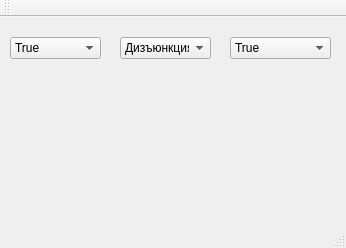
<?xml version="1.0" encoding="UTF-8"?>
<ui version="4.0">
 <class>MainWindow</class>
 <widget class="QMainWindow" name="MainWindow">
  <property name="geometry">
   <rect>
    <x>0</x>
    <y>0</y>
    <width>346</width>
    <height>248</height>
   </rect>
  </property>
  <property name="windowTitle">
   <string>MainWindow</string>
  </property>
  <widget class="QWidget" name="centralWidget">
   <widget class="QComboBox" name="comb1">
    <property name="geometry">
     <rect>
      <x>10</x>
      <y>20</y>
      <width>91</width>
      <height>22</height>
     </rect>
    </property>
    <item>
     <property name="text">
      <string>True</string>
     </property>
    </item>
    <item>
     <property name="text">
      <string>False</string>
     </property>
    </item>
   </widget>
   <widget class="QComboBox" name="oper">
    <property name="geometry">
     <rect>
      <x>120</x>
      <y>20</y>
      <width>91</width>
      <height>22</height>
     </rect>
    </property>
    <item>
     <property name="text">
      <string>Дизъюнкция</string>
     </property>
    </item>
    <item>
     <property name="text">
      <string>Конъюнкция </string>
     </property>
    </item>
    <item>
     <property name="text">
      <string>Инверсия</string>
     </property>
    </item>
    <item>
     <property name="text">
      <string>Следование</string>
     </property>
    </item>
    <item>
     <property name="text">
      <string>Равносильность</string>
     </property>
    </item>
    <item>
     <property name="text">
      <string>Исключающее или</string>
     </property>
    </item>
   </widget>
   <widget class="QComboBox" name="comb2">
    <property name="geometry">
     <rect>
      <x>230</x>
      <y>20</y>
      <width>101</width>
      <height>22</height>
     </rect>
    </property>
    <item>
     <property name="text">
      <string>True</string>
     </property>
    </item>
    <item>
     <property name="text">
      <string>False</string>
     </property>
    </item>
   </widget>
  </widget>
  <widget class="QMenuBar" name="menuBar">
   <property name="geometry">
    <rect>
     <x>0</x>
     <y>0</y>
     <width>346</width>
     <height>21</height>
    </rect>
   </property>
  </widget>
  <widget class="QToolBar" name="mainToolBar">
   <attribute name="toolBarArea">
    <enum>TopToolBarArea</enum>
   </attribute>
   <attribute name="toolBarBreak">
    <bool>false</bool>
   </attribute>
  </widget>
  <widget class="QStatusBar" name="statusBar"/>
 </widget>
 <layoutdefault spacing="6" margin="11"/>
 <resources/>
 <connections/>
</ui>
